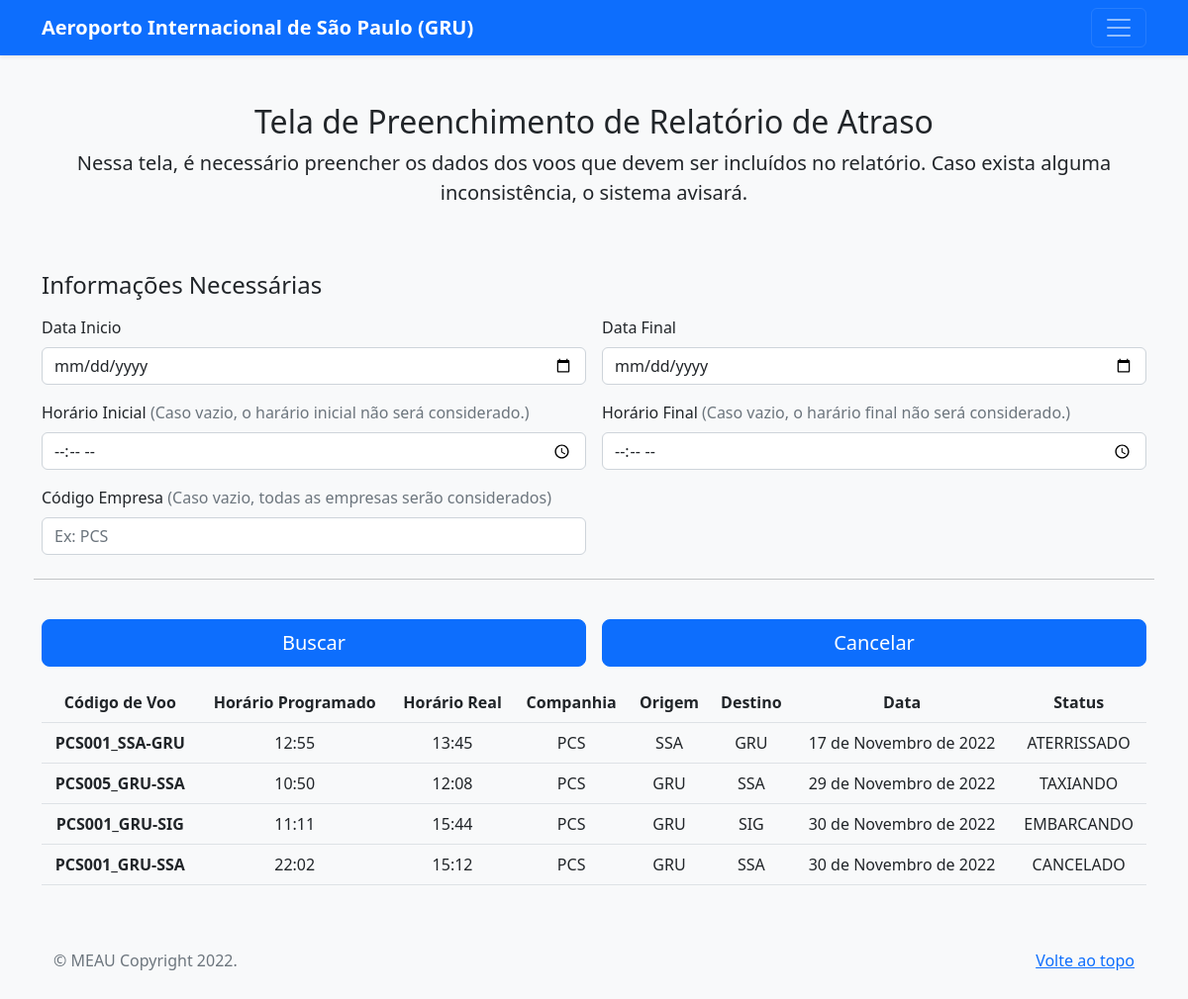
/preenchimentoPeriodo/, run on an earlier commit of the app's database.
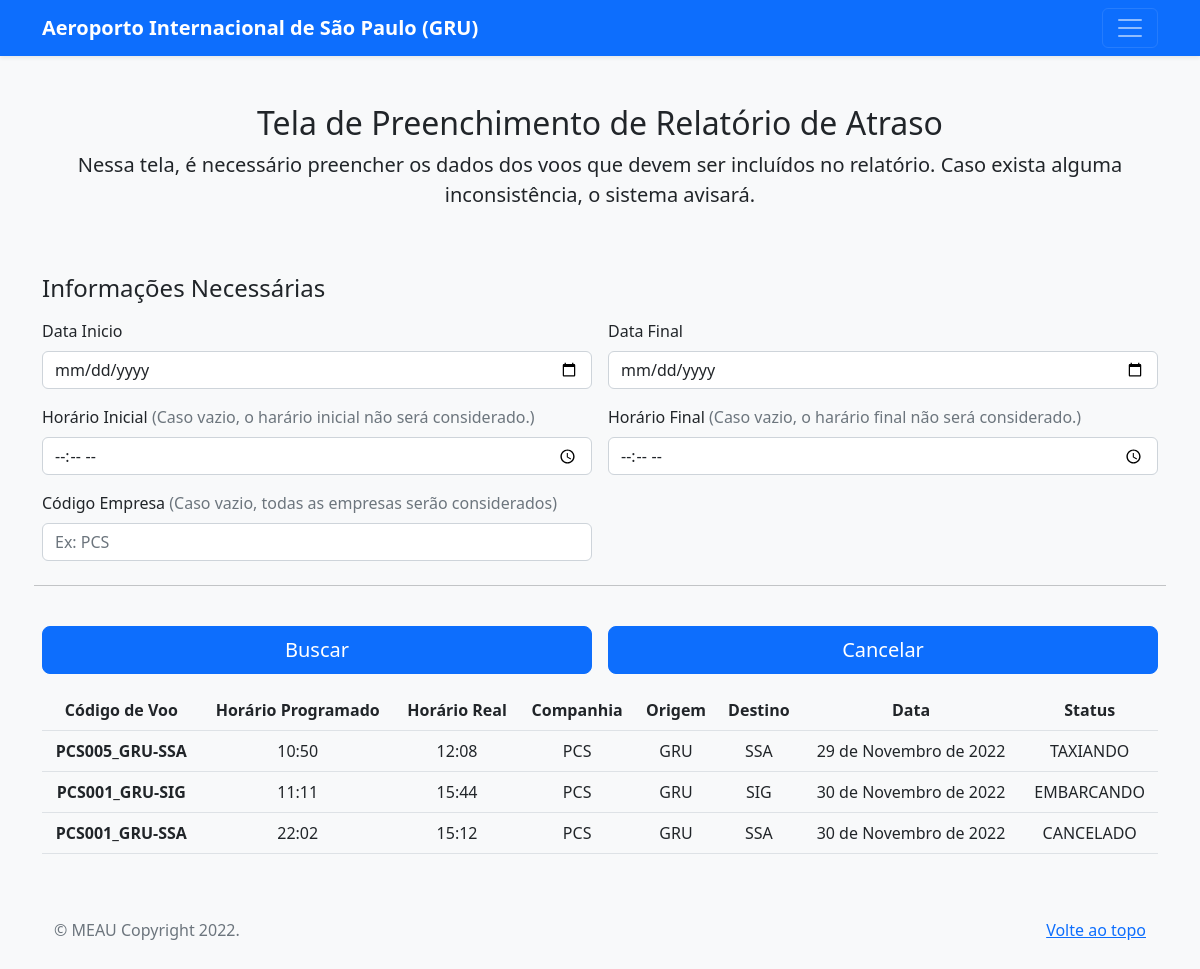
And on a later commit of the database.
### book/models.py (models this page shows, shortened)
class Historico(models.Model):
    class Status(models.TextChoices):
            PREVISTO = 'PREVISTO'
            EMBARCANDO = 'EMBARCANDO'
            CANCELADO = 'CANCELADO'
            PROGRAMADO = 'PROGRAMADO'
            TAXIANDO = 'TAXIANDO'
            PRONTO = 'PRONTO'
            AUTORIZADO = 'AUTORIZADO'
            EM_VOO = 'EM_VOO'
            ATERRISSADO = 'ATERRISSADO'
    id = models.AutoField(primary_key=True)
    voo  = models.ForeignKey(Voo, on_delete=models.CASCADE)
    data = models.DateField()
    horarioReal = models.TimeField()
    status = models.CharField(choices=Status.choices, max_length=30)
    class Meta:
        db_table = 'historico'

class Voo(models.Model):
    id = models.AutoField(primary_key=True)
    codigoVoo = models.CharField(max_length=14, unique=True)
    companhia = models.CharField(max_length=20)
    origem = models.CharField(max_length=30)
    destino = models.CharField(max_length=30)
    horarioProgramado = models.TimeField()
    class Meta:
        db_table = 'voo'

### book/views.py (the view, shortened to what this page needs)
# urls.py: path('preenchimentoPeriodo/', views.preenchimentoPeriodo, name='periodo'),
def preenchimentoPeriodo(request):
    periodos = Historico.objects.select_related("voo")
    periodos = periodos.filter(data__isnull=False)
    return render(request, "preenchimentoPeriodo.html", {'periodos': periodos})

### template/preenchimentoPeriodo.html (shortened to what the changed rows need)
<!doctype html>
<html lang="pt-br">
<head>
    <link href="../static/css/bootstrap.min.css" rel="stylesheet">
    <link href="../static/js/form-validation.js" rel="stylesheet">
</head>
<body class="bg-light">
    <div class="container">
        <main>
            <div class="py-5 text-center">
                <h2>Tela de Preenchimento de Relatório de Atraso</h2>
            </div>
            <div>
                <div>
                    <form action={% url 'periodo' %} method="POST" class="needs-validation">
                        <table class="table text-center">
                            <tr>
                                <th scope="col">Código de Voo</th>
                                <th scope="col">Horário Programado</th>
                                <th scope="col">Horário Real</th>
                                <th scope="col">Companhia</th>
                                <th scope="col">Origem</th>
                                <th scope="col">Destino</th>
                                <th scope="col">Data</th>
                                <th scope="col">Status</th>
                            </tr>
                            {% for x in periodos %}
                            <tr class="center-text">
                                <th scope="row">{{ x.voo.codigoVoo }}</th>
                                <td>{{ x.voo.horarioProgramado }}</td>
                                <td>{{ x.horarioReal }}</td>
                                <td>{{ x.voo.companhia }}</td>
                                <td>{{ x.voo.origem }}</td>
                                <td>{{ x.voo.destino }}</td>
                                <td>{{ x.data }}</td>
                                <td>{{ x.status }}</td>
                            </tr>
                            {% endfor %}
                        </table>
                    </form>
                </div>
            </div>
        </main>
    </div>
</body>
</html>

What changed in the data, as far as the page shows it:
removed Historico: voo.codigoVoo "PCS001_SSA-GRU", voo.horarioProgramado "12:55", horarioReal "13:45", voo.companhia "PCS", voo.origem "SSA", voo.destino "GRU", data "17 de Novembro de 2022", status "ATERRISSADO"
